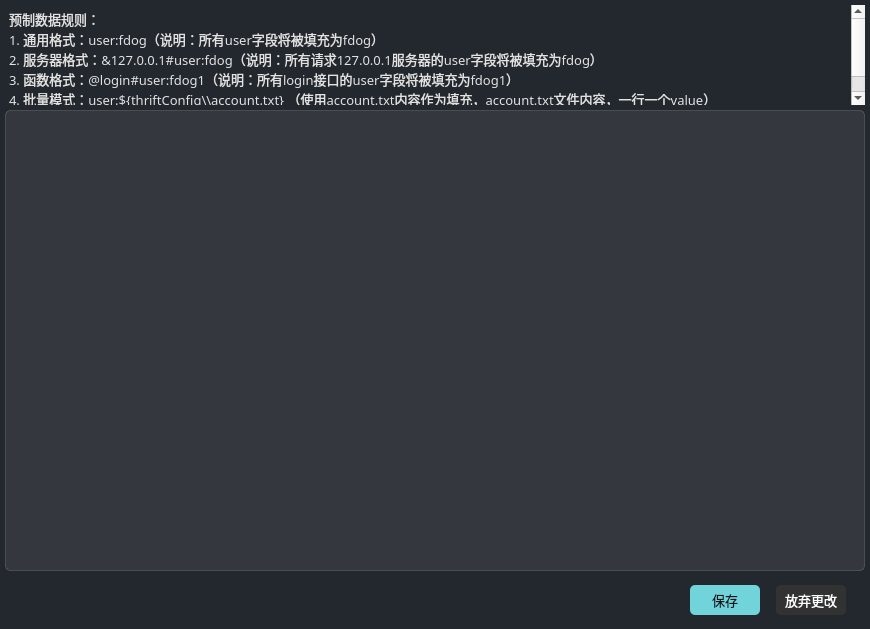
<?xml version="1.0" encoding="UTF-8"?>
<ui version="4.0">
 <class>prefabricatedata</class>
 <widget class="QWidget" name="prefabricatedata">
  <property name="geometry">
   <rect>
    <x>0</x>
    <y>0</y>
    <width>870</width>
    <height>629</height>
   </rect>
  </property>
  <property name="windowTitle">
   <string>预制数据管理</string>
  </property>
  <property name="styleSheet">
   <string notr="true"/>
  </property>
  <layout class="QVBoxLayout" name="verticalLayout_2">
   <property name="leftMargin">
    <number>0</number>
   </property>
   <property name="topMargin">
    <number>0</number>
   </property>
   <property name="rightMargin">
    <number>0</number>
   </property>
   <property name="bottomMargin">
    <number>0</number>
   </property>
   <item>
    <widget class="QWidget" name="widget" native="true">
     <property name="styleSheet">
      <string notr="true">#widget{
	background-color: rgb(35, 39, 46);
}</string>
     </property>
     <layout class="QVBoxLayout" name="verticalLayout">
      <property name="spacing">
       <number>5</number>
      </property>
      <property name="leftMargin">
       <number>5</number>
      </property>
      <property name="topMargin">
       <number>5</number>
      </property>
      <property name="rightMargin">
       <number>5</number>
      </property>
      <property name="bottomMargin">
       <number>5</number>
      </property>
      <item>
       <widget class="QPlainTextEdit" name="plainTextEdit">
        <property name="minimumSize">
         <size>
          <width>0</width>
          <height>100</height>
         </size>
        </property>
        <property name="maximumSize">
         <size>
          <width>16777215</width>
          <height>100</height>
         </size>
        </property>
        <property name="font">
         <font>
          <family>OPPOSans B</family>
          <pointsize>10</pointsize>
         </font>
        </property>
        <property name="styleSheet">
         <string notr="true">border: 0px solid rgba(197, 197, 197,50);
background-color: rgba(255, 255, 255, 00);
color: rgb(226, 226, 226);
border-radius: 0px;</string>
        </property>
        <property name="readOnly">
         <bool>true</bool>
        </property>
        <property name="plainText">
         <string>预制数据规则：
1. 通用格式：user:fdog（说明：所有user字段将被填充为fdog）
2. 服务器格式：&amp;127.0.0.1#user:fdog（说明：所有请求127.0.0.1服务器的user字段将被填充为fdog）
3. 函数格式：@login#user:fdog1（说明：所有login接口的user字段将被填充为fdog1）
4. 批量模式：user:${thriftConfig\\account.txt} （使用account.txt内容作为填充，account.txt文件内容，一行一个value）</string>
        </property>
       </widget>
      </item>
      <item>
       <widget class="QTextEdit" name="textEdit">
        <property name="font">
         <font>
          <family>Cascadia Code SemiBold</family>
          <pointsize>11</pointsize>
         </font>
        </property>
        <property name="styleSheet">
         <string notr="true">#textEdit{
border: 1px solid rgba(197, 197, 197,50);
background-color: rgba(255, 255, 255, 20);
color: rgb(226, 226, 226);
border-radius: 5px;
}

QScrollBar:vertical{
    width: 10px;
	
	
	background-color: rgba(255, 255, 255, 50);
    margin: 0px,0px,0px,0px;
    padding-top: 0px;		/*//隐藏上下的箭头*/
    padding-bottom: 0px;
border-radius: 4px;
}

QScrollBar::handle:vertical {
    width: 10px;
	
	background-color: rgb(239, 239, 239);
    /*滚动条两端变成椭圆 */
    border-radius: 4px;
    min-height: 0;
}

QScrollBar::sub-page:vertical {
    
	background-color: rgba(255, 255, 255, 0);
}
QScrollBar::add-page:vertical 
{
    background-color: rgba(255, 255, 255, 0);
}

QScrollBar::add-line:vertical {
	border: none;
    height: 0px;
    subcontrol-position: bottom;
    subcontrol-origin: margin;
}
QScrollBar::sub-line:vertical {
    border: none;
    height: 0px;
    subcontrol-position: top;
    subcontrol-origin: margin;
}

QScrollBar::down-arrow:vertical {
    border:none;
}
QScrollBar::up-arrow:vertical {
    border:none;
}</string>
        </property>
        <property name="html">
         <string>&lt;!DOCTYPE HTML PUBLIC &quot;-//W3C//DTD HTML 4.0//EN&quot; &quot;http://www.w3.org/TR/REC-html40/strict.dtd&quot;&gt;
&lt;html&gt;&lt;head&gt;&lt;meta name=&quot;qrichtext&quot; content=&quot;1&quot; /&gt;&lt;style type=&quot;text/css&quot;&gt;
p, li { white-space: pre-wrap; }
&lt;/style&gt;&lt;/head&gt;&lt;body style=&quot; font-family:'Cascadia Code SemiBold'; font-size:11pt; font-weight:400; font-style:normal;&quot;&gt;
&lt;p style=&quot;-qt-paragraph-type:empty; margin-top:0px; margin-bottom:0px; margin-left:0px; margin-right:0px; -qt-block-indent:0; text-indent:0px;&quot;&gt;&lt;br /&gt;&lt;/p&gt;&lt;/body&gt;&lt;/html&gt;</string>
        </property>
       </widget>
      </item>
      <item>
       <widget class="QWidget" name="horizontalWidget" native="true">
        <layout class="QHBoxLayout" name="horizontalLayout">
         <property name="spacing">
          <number>6</number>
         </property>
         <item>
          <spacer name="horizontalSpacer">
           <property name="orientation">
            <enum>Qt::Horizontal</enum>
           </property>
           <property name="sizeHint" stdset="0">
            <size>
             <width>40</width>
             <height>20</height>
            </size>
           </property>
          </spacer>
         </item>
         <item>
          <widget class="QToolButton" name="toolButton_save">
           <property name="minimumSize">
            <size>
             <width>70</width>
             <height>30</height>
            </size>
           </property>
           <property name="font">
            <font>
             <family>OPPOSans</family>
             <pointsize>10</pointsize>
             <stylestrategy>PreferAntialias</stylestrategy>
            </font>
           </property>
           <property name="styleSheet">
            <string notr="true">QToolButton {
	
	
	color: rgb(20, 20, 20);
	background-color: rgb(113, 212, 219);
	border-radius: 5px;
}

QToolButton::menu-indicator { 
	image: None;
}

 
QToolButton:hover {
	
	color: rgb(0, 0, 0);
	
	background-color: rgb(0, 255, 255);
}</string>
           </property>
           <property name="text">
            <string>保存</string>
           </property>
          </widget>
         </item>
         <item>
          <spacer name="horizontalSpacer_3">
           <property name="orientation">
            <enum>Qt::Horizontal</enum>
           </property>
           <property name="sizeType">
            <enum>QSizePolicy::Fixed</enum>
           </property>
           <property name="sizeHint" stdset="0">
            <size>
             <width>10</width>
             <height>20</height>
            </size>
           </property>
          </spacer>
         </item>
         <item>
          <widget class="QToolButton" name="toolButton_recover">
           <property name="minimumSize">
            <size>
             <width>70</width>
             <height>30</height>
            </size>
           </property>
           <property name="font">
            <font>
             <family>OPPOSans</family>
             <pointsize>10</pointsize>
             <stylestrategy>PreferAntialias</stylestrategy>
            </font>
           </property>
           <property name="styleSheet">
            <string notr="true">QToolButton {
	color: rgb(255, 255, 255);
	
	background-color: rgb(50, 50, 50);
	border-radius: 5px;
}

QToolButton::menu-indicator { 
	image: None;
}

 
QToolButton:hover {
	
	background-color: rgb(50, 50, 50);
	color: rgb(191, 191, 191);
	background-color: rgb(67, 67, 67);
}</string>
           </property>
           <property name="text">
            <string>放弃更改</string>
           </property>
          </widget>
         </item>
         <item>
          <spacer name="horizontalSpacer_2">
           <property name="orientation">
            <enum>Qt::Horizontal</enum>
           </property>
           <property name="sizeType">
            <enum>QSizePolicy::Fixed</enum>
           </property>
           <property name="sizeHint" stdset="0">
            <size>
             <width>10</width>
             <height>20</height>
            </size>
           </property>
          </spacer>
         </item>
        </layout>
       </widget>
      </item>
     </layout>
    </widget>
   </item>
  </layout>
 </widget>
 <resources/>
 <connections/>
</ui>
